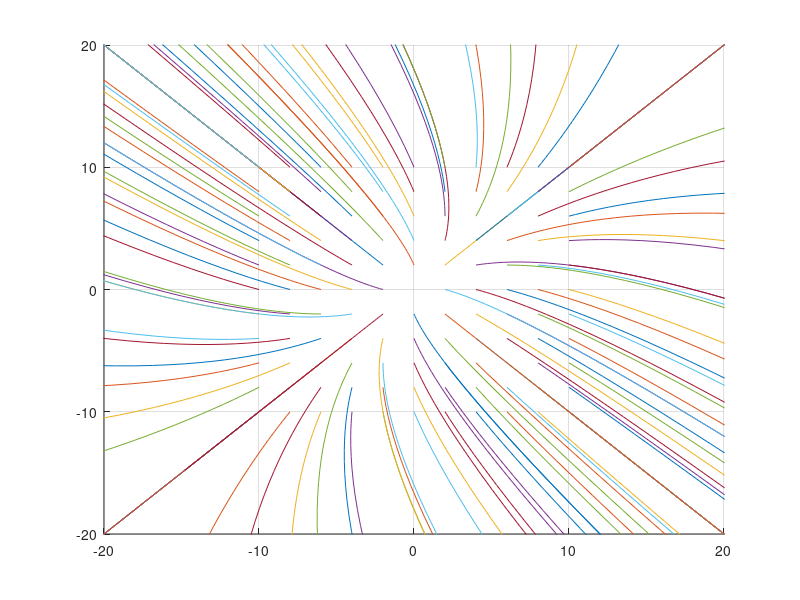

Write MATLAB code to recreate this figure.
function hw6_b
% t goes from 0 to 1
% for complete picture, also plot from 0 to -1
tspan = [0 1];
% play with the initial conditions?
% start:increment size:end condition

for k = -10:2:10
    for i = -10:2:10
        y0 = [i; k];
% solve the ODE, store in y
        [t, y] = ode45(@f, tspan, y0);
% y(:, 1nand y(:, 2) are the data for R(t) and J(t)
        hold on
% plot the two functions parametrically
        plot(y(:, 1), y(:, 2));
% center the plot about origin
        axis([-20 20 -20 20]);
    end
end
grid on
hold off
% add legend
% legend('Romeo', 'Juliet', 2);
% set the background color to white
set(gcf, 'Color', 'w');
% the system: y(1) is R, y(2) is J
% change conditions a and b
% a^2 < b^2 is saddle point
% a^2 > b^2 is stable node
function dydt = f(t, y)
a = 3;
b = -1;
dydt = [a*y(1) + b*y(2)
b*y(1) + a*y(2)];